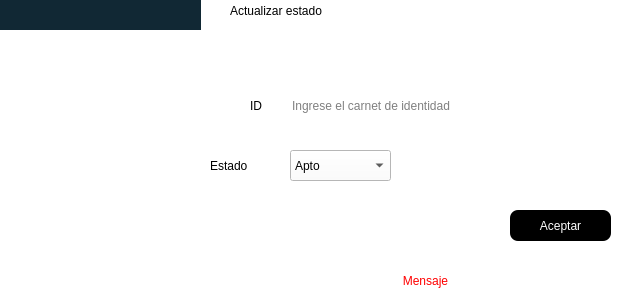
<?xml version="1.0" encoding="UTF-8"?>
<ui version="4.0">
 <class>update_State</class>
 <widget class="QDialog" name="update_State">
  <property name="windowModality">
   <enum>Qt::ApplicationModal</enum>
  </property>
  <property name="geometry">
   <rect>
    <x>0</x>
    <y>0</y>
    <width>630</width>
    <height>300</height>
   </rect>
  </property>
  <property name="minimumSize">
   <size>
    <width>630</width>
    <height>300</height>
   </size>
  </property>
  <property name="maximumSize">
   <size>
    <width>630</width>
    <height>300</height>
   </size>
  </property>
  <property name="windowTitle">
   <string>Actualizar</string>
  </property>
  <property name="styleSheet">
   <string notr="true">background-color: rgb(255, 255, 255);</string>
  </property>
  <widget class="QLabel" name="label_6">
   <property name="geometry">
    <rect>
     <x>210</x>
     <y>150</y>
     <width>61</width>
     <height>31</height>
    </rect>
   </property>
   <property name="styleSheet">
    <string notr="true">
font: 14pt &quot;Arial&quot;;</string>
   </property>
   <property name="text">
    <string>Estado</string>
   </property>
  </widget>
  <widget class="QLineEdit" name="txtID">
   <property name="geometry">
    <rect>
     <x>290</x>
     <y>90</y>
     <width>341</width>
     <height>31</height>
    </rect>
   </property>
   <property name="styleSheet">
    <string notr="true">font: 14pt &quot;Arial&quot;;
border-radius:8px</string>
   </property>
   <property name="placeholderText">
    <string>Ingrese el carnet de identidad</string>
   </property>
  </widget>
  <widget class="QLabel" name="lblMensaje2">
   <property name="geometry">
    <rect>
     <x>230</x>
     <y>270</y>
     <width>391</width>
     <height>21</height>
    </rect>
   </property>
   <property name="styleSheet">
    <string notr="true">color: rgb(255, 0, 0);
font: 14pt &quot;Arial&quot;;</string>
   </property>
   <property name="text">
    <string>Mensaje</string>
   </property>
   <property name="alignment">
    <set>Qt::AlignCenter</set>
   </property>
  </widget>
  <widget class="QPushButton" name="btnAceptar">
   <property name="geometry">
    <rect>
     <x>510</x>
     <y>210</y>
     <width>101</width>
     <height>31</height>
    </rect>
   </property>
   <property name="cursor">
    <cursorShape>OpenHandCursor</cursorShape>
   </property>
   <property name="styleSheet">
    <string notr="true">font: 14pt &quot;Arial&quot;;
background-color: rgb(0, 0, 0);
color: rgb(255, 255, 255);


border-radius:8px</string>
   </property>
   <property name="text">
    <string>Aceptar</string>
   </property>
  </widget>
  <widget class="QComboBox" name="comboBox_2">
   <property name="geometry">
    <rect>
     <x>290</x>
     <y>150</y>
     <width>101</width>
     <height>31</height>
    </rect>
   </property>
   <property name="styleSheet">
    <string notr="true">font: 14pt &quot;Arial&quot;;
</string>
   </property>
   <item>
    <property name="text">
     <string>Apto</string>
    </property>
   </item>
   <item>
    <property name="text">
     <string>No apto</string>
    </property>
   </item>
  </widget>
  <widget class="QLabel" name="label_3">
   <property name="geometry">
    <rect>
     <x>230</x>
     <y>-10</y>
     <width>171</width>
     <height>41</height>
    </rect>
   </property>
   <property name="styleSheet">
    <string notr="true">font: 900 14pt &quot;Segoe UI Black&quot;;</string>
   </property>
   <property name="text">
    <string>Actualizar estado</string>
   </property>
  </widget>
  <widget class="QLabel" name="label_2">
   <property name="geometry">
    <rect>
     <x>250</x>
     <y>90</y>
     <width>31</width>
     <height>31</height>
    </rect>
   </property>
   <property name="styleSheet">
    <string notr="true">font: 14pt &quot;Arial&quot;;</string>
   </property>
   <property name="text">
    <string>ID</string>
   </property>
   <property name="buddy">
    <cstring>txtID</cstring>
   </property>
  </widget>
  <widget class="QLabel" name="label_4">
   <property name="geometry">
    <rect>
     <x>-10</x>
     <y>0</y>
     <width>211</width>
     <height>351</height>
    </rect>
   </property>
   <property name="styleSheet">
    <string notr="true">background-color: rgb(17, 40, 52);</string>
   </property>
   <property name="text">
    <string/>
   </property>
   <property name="pixmap">
    <pixmap>../images/orca.png</pixmap>
   </property>
  </widget>
  <widget class="QLabel" name="label_8">
   <property name="geometry">
    <rect>
     <x>0</x>
     <y>30</y>
     <width>201</width>
     <height>281</height>
    </rect>
   </property>
   <property name="text">
    <string/>
   </property>
   <property name="pixmap">
    <pixmap>../images/orca.png</pixmap>
   </property>
   <property name="scaledContents">
    <bool>true</bool>
   </property>
  </widget>
 </widget>
 <resources/>
 <connections/>
</ui>
